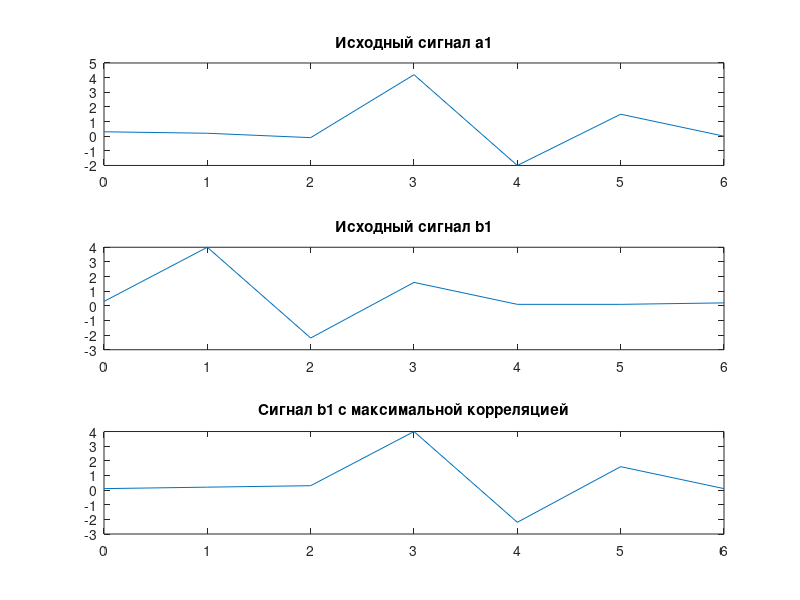
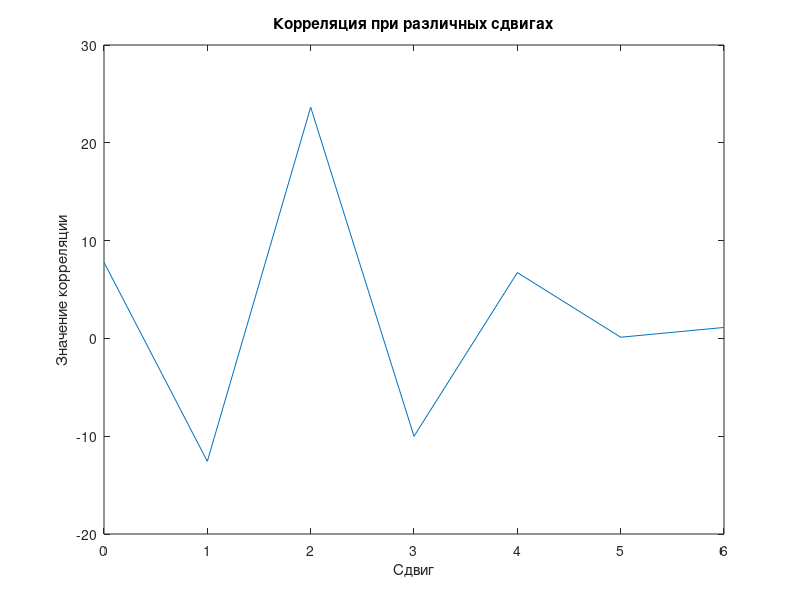

Here is the MATLAB script that generated these plots, in order:
% Определение частотных значений
f1 = 12;
f2 = 12 + 4;
f3 = 12 * 2 + 1;

% Генерация временной оси
t = (0:99) / 100;

% Построение сигналов для каждой частоты
s1 = cos(2 * pi * f1 * t); % Сигнал с частотой f1
s2 = cos(2 * pi * f2 * t); % Сигнал с частотой f2
s3 = cos(2 * pi * f3 * t); % Сигнал с частотой f3

% Формирование итоговых сигналов
a = 4 * s1 + 3 * s2 + s3; % Комбинированный сигнал a
b = 2 * s1 + s2;          % Комбинированный сигнал b

% Расчет корреляций
corr1 = sum(a .* b);        % Корреляция между a и b
corr2 = sum(s1 .* a);       % Корреляция между s1 и a
corr3 = sum(s1 .* b);       % Корреляция между s1 и b

% Расчет сумм квадратов
sum_a = sum(a .* a);
sum_b = sum(b .* b);
sum_s1 = sum(s1 .* s1);

% Нормализация корреляций
corr_norm1 = corr1 / sqrt(sum_a * sum_b); % Нормализованная корреляция a и b
corr_norm2 = corr2 / sqrt(sum_s1 * sum_a); % Нормализованная корреляция s1 и a
corr_norm3 = corr3 / sqrt(sum_s1 * sum_b); % Нормализованная корреляция s1 и b

% Вывод результатов
fprintf("Результат корреляции между сигналами a и b: %f\n", corr1);
fprintf("Корреляция сигнала s1 с сигналом a: %f\n", corr2);
fprintf("Корреляция сигнала s1 с сигналом b: %f\n", corr3);
fprintf("Нормализованная корреляция a и b: %f\n", corr_norm1);
fprintf("Нормализованная корреляция s1 и a: %f\n", corr_norm2);
fprintf("Нормализованная корреляция s1 и b: %f\n", corr_norm3);

% Пример с временными рядами
a1 = [0.3, 0.2, -0.1, 4.2, -2, 1.5, 0];  % Исходный сигнал a1
b1 = [0.3, 4, -2.2, 1.6, 0.1, 0.1, 0.2]; % Исходный сигнал b1

% Временная ось для сигналов
t1 = 0:length(a1) - 1;

% Массив для хранения значений корреляций при сдвигах
correlat = zeros(1, length(a1));

% Цикл по сдвигам и расчет корреляций
for i = 1:length(a1)
    data_shifted = circshift(b1, i - 1); % Сдвиг b1
    correlat(i) = sum(a1 .* data_shifted); % Корреляция при данном сдвиге
end

% Поиск максимального значения корреляции
[~, max_corr_idx] = max(correlat); 
b_max = circshift(b1, max_corr_idx - 1); % Сдвиг b1 для максимальной корреляции

% Построение графиков
figure;
subplot(3, 1, 1);
plot(t1, a1);
title('Исходный сигнал a1');

subplot(3, 1, 2);
plot(t1, b1);
title('Исходный сигнал b1');

subplot(3, 1, 3);
plot(t1, b_max);
title('Сигнал b1 с максимальной корреляцией');

% График корреляций при разных сдвигах
figure;
plot(t1, correlat);
title('Корреляция при различных сдвигах');
xlabel('Сдвиг');
ylabel('Значение корреляции');

% Вывод значений корреляций
disp("Значения корреляций при различных сдвигах:");
disp(correlat);
